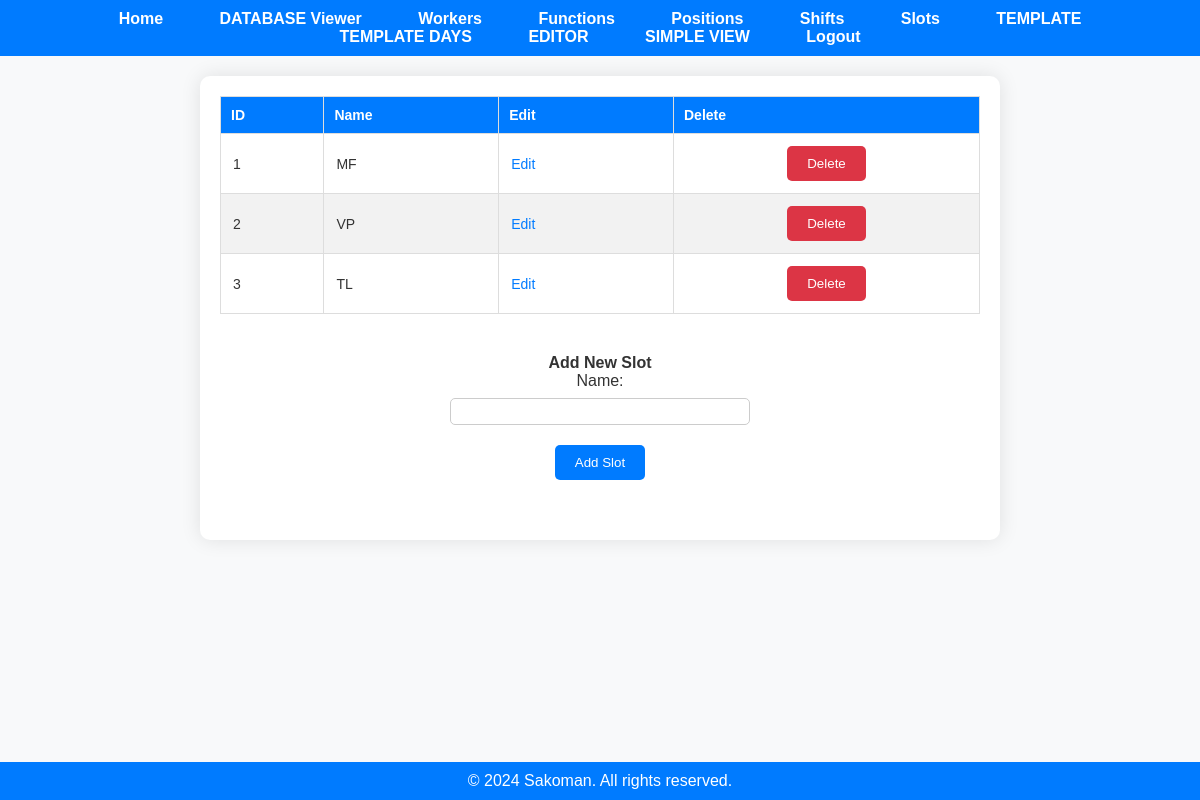
Before: /slots (signed in) with the older database file.
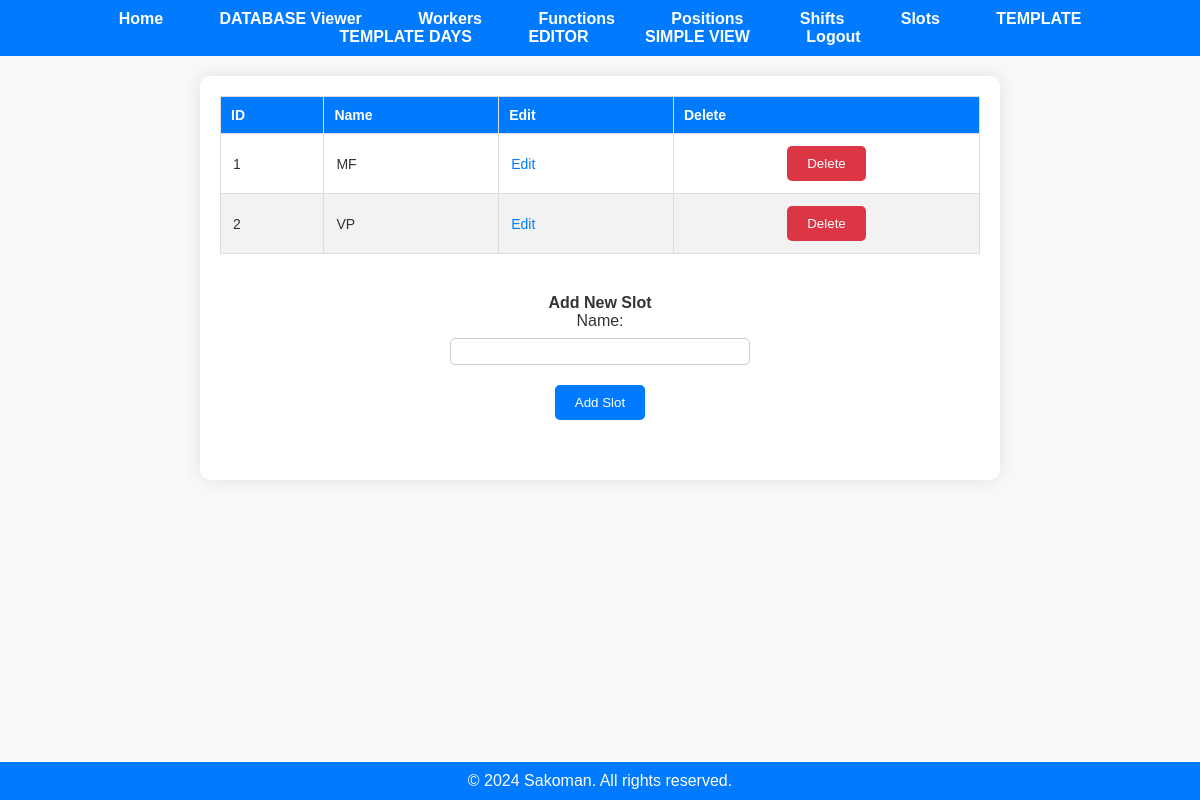
After: the same page with the newer database file.
### app.py (models this page shows)
class Slot(db.Model):
    slot_id = db.Column(db.Integer, primary_key=True)
    user_id = db.Column(db.Integer, nullable=False)
    name = db.Column(db.String(50), nullable=False)

### app.py (the view)
@app.route('/slots')
@employer_required
def display_slots():
    if 'user_id' not in session:
        flash('You must be logged in to view this page.', 'error')
        return redirect(url_for('login'))
    user_id = session['user_id']
    slots = fetch_all(user_id, 'Slot')
    return render_template('slots.html', slots=slots)

### app.py (called while the page is built)
@login_manager.user_loader
def load_user(user_id):
    return User.query.get(int(user_id))

def employer_required(func):
    @wraps(func)
    def decorated_function(*args, **kwargs):
        if not current_user.is_authenticated:
            flash('You must be logged in to view this page.', 'error')
            return redirect(url_for('login'))
        if current_user.role != 'employer':
            flash('You do not have permission to view this page.', 'error')
            return redirect('/')
        return func(*args, **kwargs)
    return decorated_function

def fetch_all(user_id, table_name):
    if table_name not in ['Worker', 'Function', 'Position', 'Shift', 'Slot', 'Year_Days', 'Schedule']:
        return None
    table_class = globals()[table_name]
    items = table_class.query.filter_by(user_id=user_id).all()
    return items

### templates/slots.html (shortened to what this page needs)
<!DOCTYPE html>
<html lang="en">
<head>
    <link rel="stylesheet" href="{{ url_for('static', filename='styles.css') }}">
</head>
<body>
    {% include 'navbar.html' %}
    <div class="container">
        <div class="existing-items-section">
            {% if slots %}
                <table class="data-table">
                    <thead>
                        <tr>
                            <th>ID</th>
                            <th>Name</th>
                            <th>Edit</th>
                            <th>Delete</th>
                        </tr>
                    </thead>
                    <tbody>
                        {% for slot in slots %}
                            <tr>
                                <td>{{ slot.slot_id }}</td>
                                <td>{{ slot.name }}</td>
                                <td>
                                    <a href="/edit/{{ table_name }}/{{ slot.slot_id }}" class="action-link">Edit</a>
                                </td>
                                <td>
                                    <form action="/delete/{{ table_name }}/{{ slot.slot_id }}" method="post">
                                        <button type="submit" class="delete-button">Delete</button>
                                    </form>
                                </td>
                            </tr>
                        {% endfor %}
                    </tbody>
                </table>
            {% else %}
                <p>No slots available.</p>
            {% endif %}
        </div>
        <div class="add-item-section">
            <h2>Add New Slot</h2>
            <form action="/add/Slot" method="post" class="add-form">
                <label for="name">Name:</label>
                <input type="text" id="name" name="name">
                <button type="submit" class="add-button">Add Slot</button>
            </form>
        </div>
    </div>
    <div class="footer">
        &copy; 2024 Sakoman. All rights reserved.
    </div>
</body>
</html>

Changed rows visible on the page:
removed Slot: slot_id "3", name "TL"
